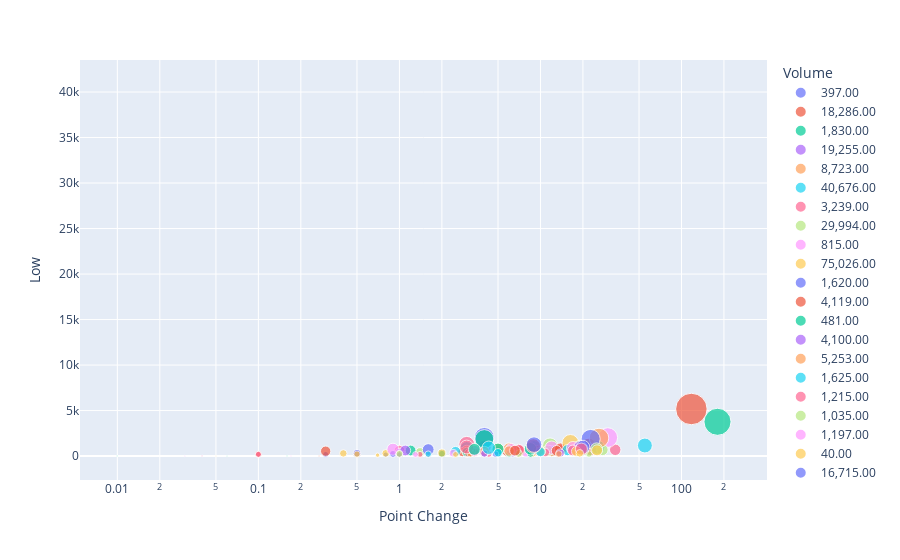

Here is the notebook cell this chart was saved with:
### Code cell
import plotly.express as px


fig = px.scatter(df, x="Point Change", y="Low",
size="Open", color="Volume",
hover_name="Symbol", log_x=True, size_max=60)
fig.show()
